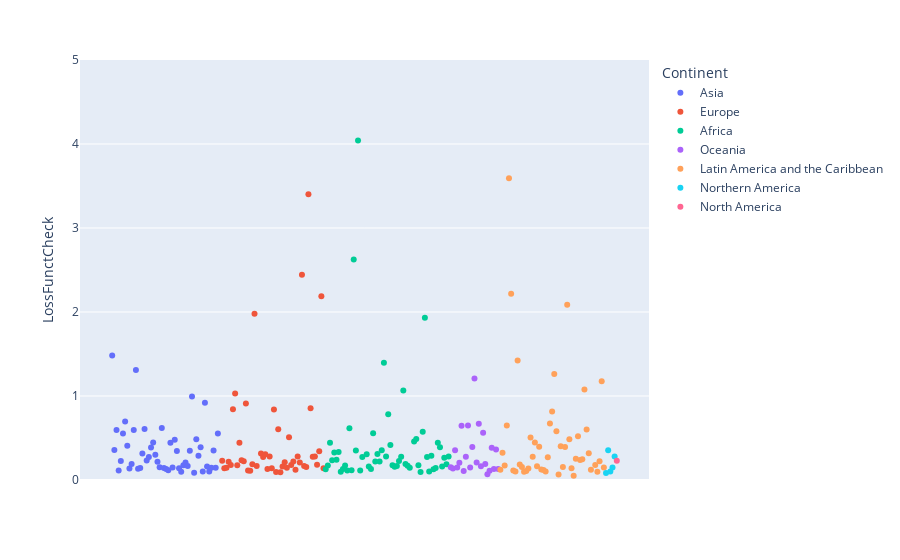

Here is the notebook cell this chart was saved with:
### Code cell
fig=px.scatter(LD1[LD1['Year']==2050], x="Country", y="LossFunctCheck",range_y=[0,5],
        color="Continent")

fig.update_xaxes(visible=False)
fig.show()

### Figure 1 — Plotly figure (JSON) as saved in the notebook; plotly's stock layout.template omitted (floating-point values rounded to 4 significant figures)
{"data": [{"hovertemplate": "Continent=Asia<br>Country=%{x}<br>LossFunctCheck=%{y}<extra></extra>", "legendgroup": "Asia", "marker": {"color": "#636efa", "symbol": "circle"}, "mode": "markers", "name": "Asia", "orientation": "v", "showlegend": true, "type": "scatter", "x": ["Afghanistan", "Armenia", "Azerbaijan", "Bahrain", "Bangladesh", "Bhutan", "Brunei ", "Cambodia", "China", "Cyprus", "Georgia", "Hong Kong", "India", "Indonesia", "Iran", "Iraq", "Israel", "Japan", "Jordan", "Kazakhstan", "Kuwait", "Kyrgyzstan", "Laos", "Lebanon", "Macao", "Malaysia", "Maldives", "Mongolia", "Myanmar", "Nepal", "North Korea", "Oman", "Pakistan", "Philippines", "Qatar", "Saudi Arabia", "Singapore", "South Korea", "Sri Lanka", "State of Palestine", "Syria", "Taiwan", "Tajikistan", "Thailand", "Timor-Leste", "Turkey", "Turkmenistan", "United Arab Emirates", "Uzbekistan", "Vietnam", "Yemen"], "xaxis": "x", "y": [1.482, 0.3563, 0.5964, 0.1132, 0.2259, 0.5539, 0.6963, 0.4092, 0.1383, 0.1894, 0.5958, 1.309, 0.1343, 0.1423, 0.3151, 0.6072, 0.2322, 0.2737, 0.3859, 0.4469, 0.3017, 0.2175, 0.1517, 0.6184, 0.1432, 0.1313, 0.1148, 0.4448, 0.1487, 0.4792, 0.3456, 0.1396, 0.0984, 0.1746, 0.207, 0.166, 0.3495, 0.9935, 0.08558, 0.4845, 0.2899, 0.3889, 0.1009, 0.9192, 0.1617, 0.1001, 0.1468, 0.3516, 0.1467, 0.5548, 15.74], "yaxis": "y"}, {"hovertemplate": "Continent=Europe<br>Country=%{x}<br>LossFunctCheck=%{y}<extra></extra>", "legendgroup": "Europe", "marker": {"color": "#EF553B", "symbol": "circle"}, "mode": "markers", "name": "Europe", "orientation": "v", "showlegend": true, "type": "scatter", "x": ["Albania", "Andorra", "Austria", "Belarus", "Belgium", "Bosnia and Herzegovina", "Bulgaria", "Channel Islands", "Croatia", "Czech Republic (Czechia)", "Denmark", "Estonia", "Faeroe Islands", "Finland", "France", "Germany", "Gibraltar", "Greece", "Holy See", "Hungary", "Iceland", "Ireland", "Isle of Man", "Italy", "Latvia", "Liechtenstein", "Lithuania", "Luxembourg", "Malta", "Moldova", "Monaco", "Montenegro", "Netherlands", "North Macedonia", "Norway", "Poland", "Portugal", "Romania", "Russia", "San Marino", "Serbia", "Slovakia", "Slovenia", "Spain", "Sweden", "Switzerland", "Ukraine", "United Kingdom"], "xaxis": "x", "y": [0.228, 0.1391, 0.1466, 0.2185, 0.1797, 0.8412, 1.029, 0.1753, 0.4425, 0.2347, 0.2221, 0.9113, 0.1126, 0.1087, 0.1867, 1.978, 0.166, 58.64, 0.3165, 0.2748, 0.3066, 0.1303, 0.2794, 0.1388, 0.8382, 0.09377, 0.6053, 0.09179, 0.1593, 0.2127, 0.1451, 0.508, 0.1777, 0.2205, 0.1224, 0.2809, 0.2093, 2.443, 0.1663, 0.1558, 3.401, 0.8554, 0.2756, 0.28, 0.1809, 0.3419, 2.189, 0.1409], "yaxis": "y"}, {"hovertemplate": "Continent=Africa<br>Country=%{x}<br>LossFunctCheck=%{y}<extra></extra>", "legendgroup": "Africa", "marker": {"color": "#00cc96", "symbol": "circle"}, "mode": "markers", "name": "Africa", "orientation": "v", "showlegend": true, "type": "scatter", "x": ["Algeria", "Angola", "Benin", "Botswana", "Burkina Faso", "Burundi", "Cabo Verde", "Cameroon", "Central African Republic", "Chad", "Comoros", "Congo", "Côte d'Ivoire", "DR Congo", "Djibouti", "Egypt", "Equatorial Guinea", "Eritrea", "Eswatini", "Ethiopia", "Gabon", "Gambia", "Ghana", "Guinea", "Guinea-Bissau", "Kenya", "Lesotho", "Liberia", "Libya", "Madagascar", "Malawi", "Mali", "Mauritania", "Mauritius", "Mayotte", "Morocco", "Mozambique", "Namibia", "Niger", "Nigeria", "Rwanda", "Réunion", "Saint Helena", "Sao Tome & Principe", "Senegal", "Seychelles", "Sierra Leone", "Somalia", "South Africa", "South Sudan", "Sudan", "Tanzania", "Togo", "Tunisia", "Uganda", "Western Sahara", "Zambia", "Zimbabwe"], "xaxis": "x", "y": [0.1284, 0.1725, 0.4421, 0.2353, 0.328, 0.2401, 0.3332, 0.09749, 0.131, 0.1719, 0.1124, 0.6152, 0.1174, 2.624, 0.3523, 4.042, 0.1142, 0.2752, 14.52, 0.3077, 0.1593, 0.1295, 0.5563, 0.2196, 0.3096, 0.2204, 0.3549, 1.394, 0.2805, 0.7822, 0.4157, 0.1752, 0.1577, 0.1673, 0.2267, 0.2767, 1.065, 0.1897, 0.1693, 0.1473, 9.174, 0.4571, 0.4893, 0.1745, 0.0945, 0.5756, 1.933, 0.274, 0.09983, 0.2887, 0.1285, 0.1415, 0.4447, 0.3885, 0.1605, 0.2636, 0.1867, 0.2786], "yaxis": "y"}, {"hovertemplate": "Continent=Oceania<br>Country=%{x}<br>LossFunctCheck=%{y}<extra></extra>", "legendgroup": "Oceania", "marker": {"color": "#ab63fa", "symbol": "circle"}, "mode": "markers", "name": "Oceania", "orientation": "v", "showlegend": true, "type": "scatter", "x": ["American Samoa", "Australia", "Cook Islands", "Fiji", "French Polynesia", "Guam", "Kiribati", "Marshall Islands", "Micronesia", "Nauru", "New Caledonia", "New Zealand", "Niue", "Northern Mariana Islands", "Palau", "Papua New Guinea", "Samoa", "Solomon Islands", "Tokelau", "Tonga", "Tuvalu", "Vanuatu", "Wallis & Futuna"], "xaxis": "x", "y": [0.1521, 0.137, 0.3544, 0.1476, 0.2065, 0.6472, 0.1069, 0.2773, 0.648, 0.1497, 0.3917, 1.209, 0.2094, 0.67, 0.1643, 0.5611, 0.1917, 0.06963, 0.111, 0.3829, 0.1312, 0.3625, 0.1324], "yaxis": "y"}, {"hovertemplate": "Continent=Latin America and the Caribbean<br>Country=%{x}<br>LossFunctCheck=%{y}<extra></extra>", "legendgroup": "Latin America and the Caribbean", "marker": {"color": "#FFA15A", "symbol": "circle"}, "mode": "markers", "name": "Latin America and the Caribbean", "orientation": "v", "showlegend": true, "type": "scatter", "x": ["Anguilla", "Antigua and Barbuda", "Argentina", "Aruba", "Bahamas", "Barbados", "Belize", "Bolivia", "Brazil", "British Virgin Islands", "Caribbean Netherlands", "Cayman Islands", "Chile", "Colombia", "Costa Rica", "Cuba", "Curaçao", "Dominica", "Dominican Republic", "Ecuador", "El Salvador", "Falkland Islands", "French Guiana", "Grenada", "Guadeloupe", "Guatemala", "Guyana", "Haiti", "Honduras", "Jamaica", "Martinique", "Mexico", "Montserrat", "Nicaragua", "Panama", "Paraguay", "Peru", "Puerto Rico", "Saint Kitts & Nevis", "Saint Lucia", "Saint Martin", "Sint Maarten", "St. Vincent & Grenadines", "Suriname", "Trinidad and Tobago", "Turks and Caicos", "U.S. Virgin Islands", "Uruguay", "Venezuela"], "xaxis": "x", "y": [0.1211, 0.3245, 0.1722, 0.6474, 3.592, 2.218, 0.1116, 0.1021, 1.422, 0.1844, 0.1549, 0.09865, 0.1065, 0.1356, 0.505, 0.2759, 0.4461, 0.1623, 0.3952, 0.1253, 0.1191, 0.09993, 0.2718, 0.6717, 0.8148, 1.261, 0.5798, 0.06684, 0.4028, 0.1558, 0.3917, 2.086, 0.4849, 0.139, 0.0519, 0.2533, 0.5219, 0.2396, 0.2482, 1.076, 0.6016, 0.3188, 0.1207, 6.84, 0.1784, 0.09834, 0.2232, 1.174, 0.1488], "yaxis": "y"}, {"hovertemplate": "Continent=Northern America<br>Country=%{x}<br>LossFunctCheck=%{y}<extra></extra>", "legendgroup": "Northern America", "marker": {"color": "#19d3f3", "symbol": "circle"}, "mode": "markers", "name": "Northern America", "orientation": "v", "showlegend": true, "type": "scatter", "x": ["Bermuda", "Canada", "Greenland", "Saint Pierre & Miquelon", "United States"], "xaxis": "x", "y": [0.08376, 0.353, 0.102, 0.1486, 0.2811], "yaxis": "y"}, {"hovertemplate": "Continent=North America<br>Country=%{x}<br>LossFunctCheck=%{y}<extra></extra>", "legendgroup": "North America", "marker": {"color": "#FF6692", "symbol": "circle"}, "mode": "markers", "name": "North America", "orientation": "v", "showlegend": true, "type": "scatter", "x": ["Saint Barthelemy"], "xaxis": "x", "y": [0.2284], "yaxis": "y"}], "layout": {"legend": {"title": {"text": "Continent"}, "tracegroupgap": 0}, "margin": {"t": 60}, "xaxis": {"anchor": "y", "domain": [0, 1], "title": {"text": "Country"}, "visible": false}, "yaxis": {"anchor": "x", "domain": [0, 1], "range": [0, 5], "title": {"text": "LossFunctCheck"}}}}
